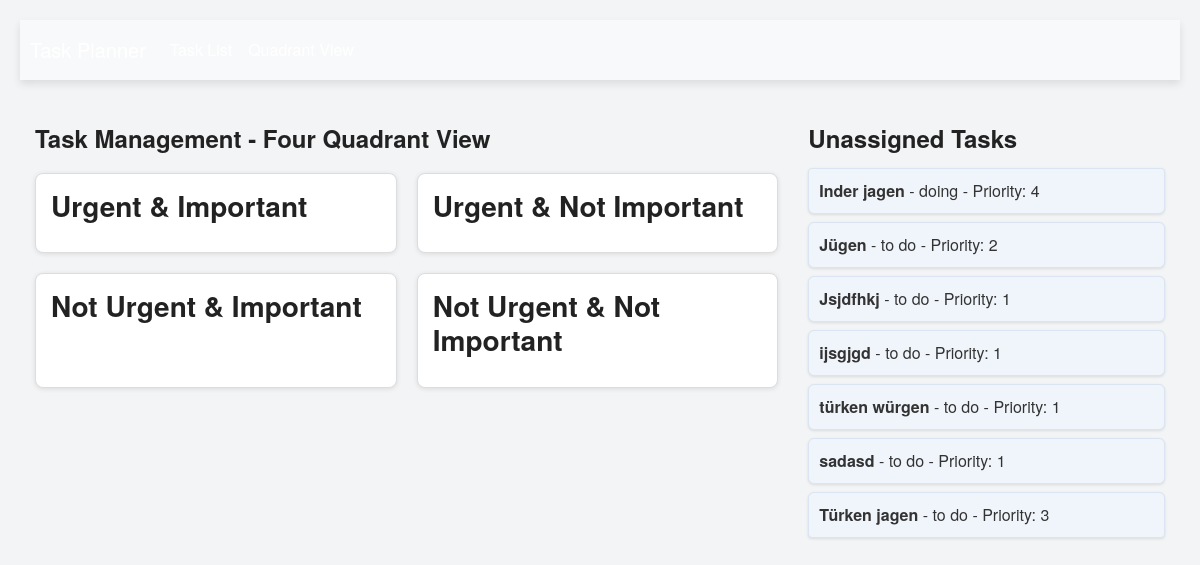
The app's page /quadrant_view, older data.
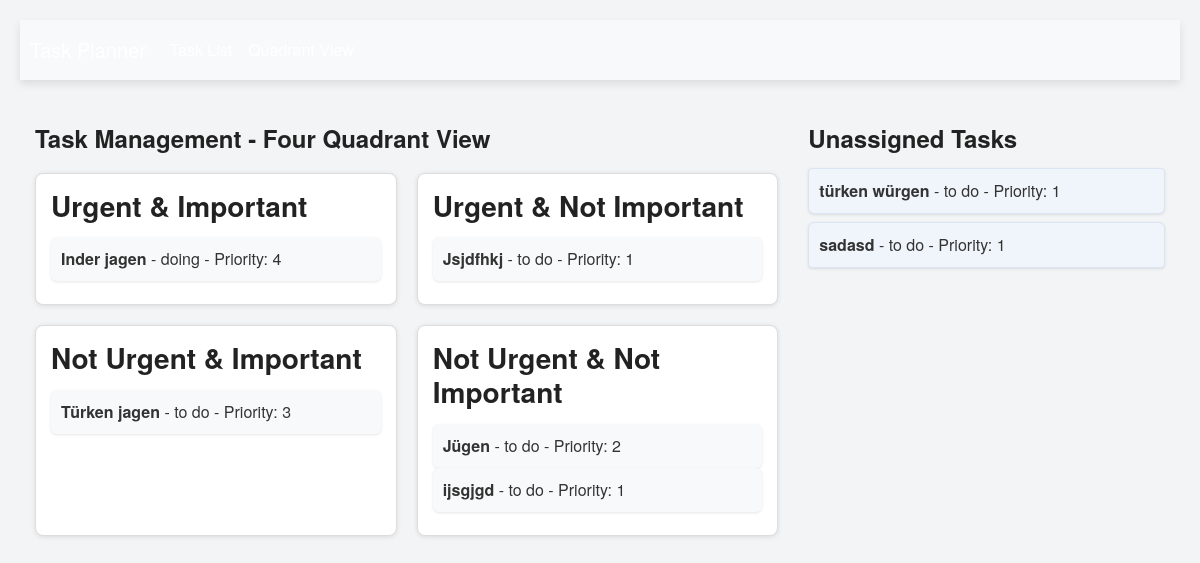
The same page, newer data.
### app/models.py (models this page shows)
class Task(db.Model):
    __tablename__ = 'task'
    id = db.Column(db.Integer, primary_key=True)
    title = db.Column(db.String(100), nullable=False)
    description = db.Column(db.String(500))  # Can be empty
    due_date = db.Column(db.DateTime, nullable=True)  # Optional due date
    estimated_time = db.Column(db.Integer, nullable=True)  # Optional time
    priority = db.Column(db.Integer, CheckConstraint('priority BETWEEN 1 AND 5'), nullable=True)  # Optional with default
    status = db.Column(db.Enum("to do", "doing", "done"), default="to do", nullable=False)  # Default to 'to do'
    reminder = db.Column(db.DateTime, nullable=True)
    created_at = db.Column(db.DateTime, default=datetime.utcnow)
    updated_at = db.Column(db.DateTime, onupdate=datetime.utcnow)
    user_id = db.Column(db.Integer, db.ForeignKey('user.id'))
    user = db.relationship('User', back_populates='tasks')
    quadrant = db.Column(db.String(50), nullable=True)

### app/routes.py (the view)
@main.route('/quadrant_view')
def quadrant_view():
    unassigned_tasks = Task.query.filter_by(quadrant=None).all()
    urgent_important_tasks = Task.query.filter_by(quadrant='urgent-important').all()
    urgent_not_important_tasks = Task.query.filter_by(quadrant='urgent-not-important').all()
    not_urgent_important_tasks = Task.query.filter_by(quadrant='not-urgent-important').all()
    not_urgent_not_important_tasks = Task.query.filter_by(quadrant='not-urgent-not-important').all()
    return render_template('quadrant_view.html',
                           unassigned_tasks=unassigned_tasks,
                           urgent_important_tasks=urgent_important_tasks,
                           urgent_not_important_tasks=urgent_not_important_tasks,
                           not_urgent_important_tasks=not_urgent_important_tasks,
                           not_urgent_not_important_tasks=not_urgent_not_important_tasks)

### app/templates/quadrant_view.html (shortened to what this page needs)
{% extends 'layout.html' %}
{% block main %}
<div class="row">
    <div class="col-md-8">
        <h2>Task Management - Four Quadrant View</h2>
        <div class="quadrant-container">
            <div class="quadrant" id="urgent-important">
                <h3>Urgent & Important</h3>
                <div class="task-list" id="urgent-important-list">
                    {% for task in urgent_important_tasks %}
                        <div class="task-item" draggable="true" data-task-id="{{ task.id }}">
                            <strong>{{ task.title }}</strong> - {{ task.status }} - Priority: {{ task.priority }}
                        </div>
                    {% endfor %}
                </div>
            </div>
            <div class="quadrant" id="urgent-not-important">
                <h3>Urgent & Not Important</h3>
                <div class="task-list" id="urgent-not-important-list">
                    {% for task in urgent_not_important_tasks %}
                        <div class="task-item" draggable="true" data-task-id="{{ task.id }}">
                            <strong>{{ task.title }}</strong> - {{ task.status }} - Priority: {{ task.priority }}
                        </div>
                    {% endfor %}
                </div>
            </div>
            <div class="quadrant" id="not-urgent-important">
                <h3>Not Urgent & Important</h3>
                <div class="task-list" id="not-urgent-important-list">
                    {% for task in not_urgent_important_tasks %}
                        <div class="task-item" draggable="true" data-task-id="{{ task.id }}">
                            <strong>{{ task.title }}</strong> - {{ task.status }} - Priority: {{ task.priority }}
                        </div>
                    {% endfor %}
                </div>
            </div>
            <div class="quadrant" id="not-urgent-not-important">
                <h3>Not Urgent & Not Important</h3>
                <div class="task-list" id="not-urgent-not-important-list">
                    {% for task in not_urgent_not_important_tasks %}
                        <div class="task-item" draggable="true" data-task-id="{{ task.id }}">
                            <strong>{{ task.title }}</strong> - {{ task.status }} - Priority: {{ task.priority }}
                        </div>
                    {% endfor %}
                </div>
            </div>
        </div>
    </div>
    <div class="col-md-4">
        <h2>Unassigned Tasks</h2>
        <ul class="list-group" id="unassigned-task-list">
            {% for task in unassigned_tasks %}
            <li class="list-group-item task-item" draggable="true" data-task-id="{{ task.id }}">
                <strong>{{ task.title }}</strong> - {{ task.status }} - Priority: {{ task.priority }}
            </li>
        {% endfor %}
        </ul>
    </div>
</div>
{% endblock %}

### app/templates/layout.html (shortened to what this page needs)
<!DOCTYPE html>
<html lang="en">
<head>
    <link rel="stylesheet" href="https://maxcdn.bootstrapcdn.com/bootstrap/4.5.2/css/bootstrap.min.css">
    <link rel="stylesheet" href="{{ url_for('static', filename='css/styles.css') }}">
</head>
<body>
    <nav class="navbar navbar-expand-lg navbar-light bg-light">
        <a class="navbar-brand" href="{{ url_for('main.index') }}">Task Planner</a>
        <div class="collapse navbar-collapse" id="navbarNav">
            <ul class="navbar-nav">
                <li class="nav-item">
                    <a class="nav-link" href="{{ url_for('main.index') }}">Task List</a>
                </li>
                <li class="nav-item">
                    <a class="nav-link" href="{{ url_for('main.quadrant_view') }}">Quadrant View</a>
                </li>
            </ul>
        </div>
    </nav>
    <div class="container mt-4">
        {% block main %}{% endblock %}
    </div>
</body>
</html>

### app/static/css/styles.css (style rules this page uses)
body { font-family: 'Helvetica Neue', Arial, sans-serif; background-color: #f3f4f6; color: #333; margin: 0; padding: 20px; }
h1, h2, h3 { font-weight: 600; color: #222; margin-bottom: 15px; }
h2 { font-size: 1.5em; margin-top: 20px; }
.navbar { background-color: #0056b3; padding: 10px; box-shadow: 0 4px 8px rgba(0, 0, 0, 0.1); }
.navbar-brand, .navbar-nav .nav-link { color: #ffffff !important; font-weight: 500; }
.container { max-width: 1200px; margin: auto; }
.task-list, .list-group-item { border-radius: 6px; margin-bottom: 8px; }
.quadrant-container { display: grid; grid-template-columns: 1fr 1fr; gap: 20px; margin-top: 20px; }
.quadrant { border: 1px solid #ddd; border-radius: 8px; padding: 15px; background-color: #fff; box-shadow: 0 1px 5px rgba(0, 0, 0, 0.1); transition: transform 0.2s ease-in-out; }
.task-item { background-color: #f8f9fa; padding: 10px; border-radius: 6px; box-shadow: 0 1px 3px rgba(0, 0, 0, 0.1); }
.task-item strong { font-weight: 600; }
#unassigned-task-list .task-item { background-color: #f0f5fb; border: 1px solid #dae4f2; }

Row changes from the older to the newer data that the page shows:
changed Task "Inder jagen": moves from the list under "Unassigned Tasks" to the list under "Urgent & Important"
changed Task "Jsjdfhkj": moves from the list under "Unassigned Tasks" to the list under "Urgent & Not Important"
changed Task "Türken jagen": moves from the list under "Unassigned Tasks" to the list under "Not Urgent & Important"
changed Task "Jügen": moves from the list under "Unassigned Tasks" to the list under "Not Urgent & Not Important"
changed Task "ijsgjgd": moves from the list under "Unassigned Tasks" to the list under "Not Urgent & Not Important"
